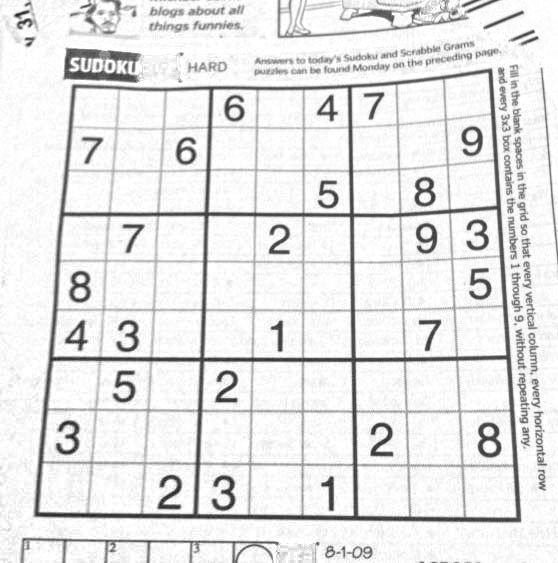
#> input picture images/DLMIA.png, 558 x 563 px
$ python cross.py
#> lines starting #> are read from the running program, lines starting #| are printed output that depends on the picture; after the words box and inside, x2 and y2 are one past the last pixel; in counts of white or black regions, pixels touching at a corner belong together
import cv2
import numpy as np

img = cv2.imread('images/DLMIA.png')
#> img is the input picture: shape (563, 558, 3); min 27, max 255, mean 229.5
img = cv2.GaussianBlur(img,(5,5),0)
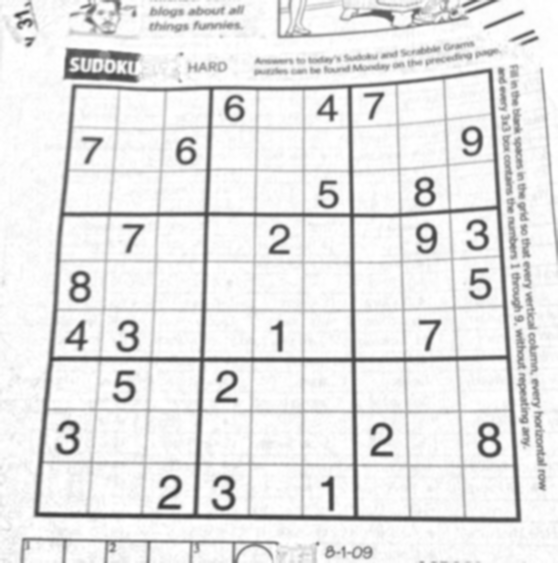
#> img: shape (563, 558, 3); min 53, max 255, mean 229.5
gray = cv2.cvtColor(img,cv2.COLOR_BGR2GRAY)
mask = np.zeros((gray.shape),np.uint8)
kernel1 = cv2.getStructuringElement(cv2.MORPH_ELLIPSE,(11,11))

close = cv2.morphologyEx(gray,cv2.MORPH_CLOSE,kernel1)
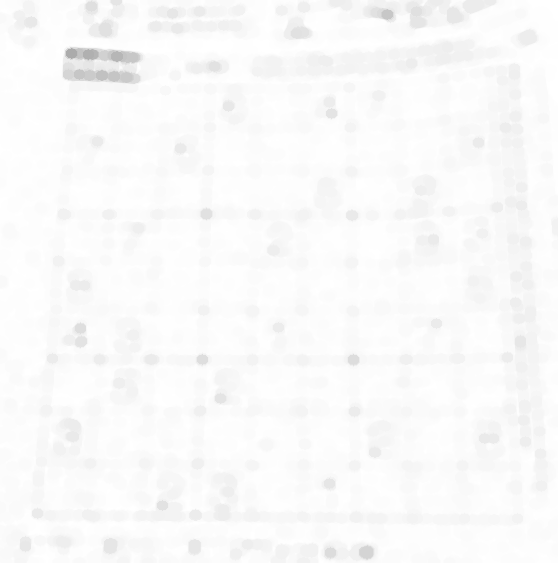
#> close: shape (563, 558); min 171, max 255, mean 249.8
div = np.float32(gray)/(close)
res = np.uint8(cv2.normalize(div,div,0,255,cv2.NORM_MINMAX))
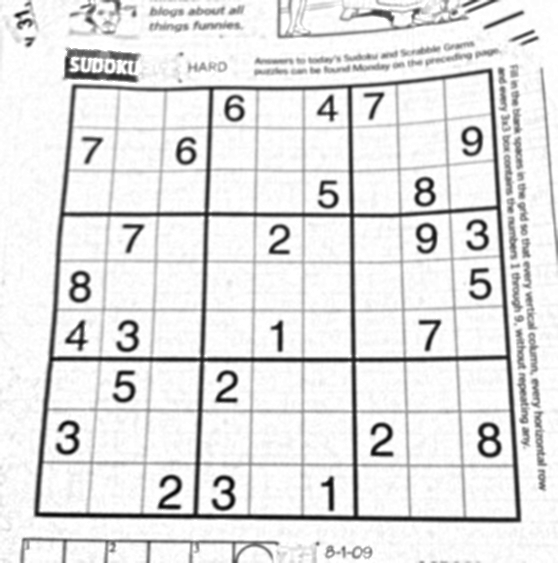
#> res: shape (563, 558); min 0, max 255, mean 227.2
res2 = cv2.cvtColor(res,cv2.COLOR_GRAY2BGR)


#### part 2
thresh = cv2.adaptiveThreshold(res,255,0,1,19,2)
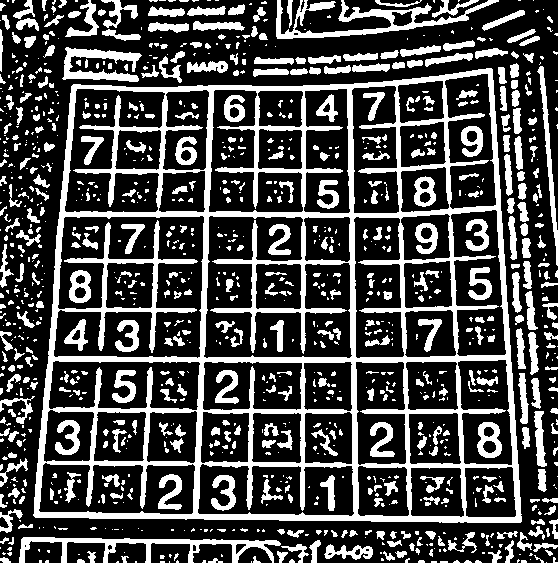
#> thresh: shape (563, 558); 29.1% white; 1095 white regions (643 under 20 px)
contour,hier = cv2.findContours(thresh,cv2.RETR_TREE,cv2.CHAIN_APPROX_SIMPLE)
#> contour = 1164 contours, 793 with area under 20; largest, box (x1, y1, x2, y2) and area: (33, 68, 522, 523) 198693, (53, 215, 205, 359) 16175, (203, 215, 353, 359) 14356, (64, 88, 166, 213) 8290, (197, 463, 355, 517) 7154

max_area = 0
best_cnt = None
for cnt in contour:
    area = cv2.contourArea(cnt)
    if area > 1000:
        if area > max_area:
            max_area = area
            best_cnt = cnt
#> this loop made 1164 passes
#> (area, max_area) on passes 76, 427: (1766, 1766), (198693, 198693)
#> area on passes 24, 26, 42, 43, 44, 45: 21, 32, 41, 34.5, 53.5, 46
#> after the loop, best_cnt = contour of 228 points, box (x1, y1, x2, y2) (33, 68, 522, 523), area 198693; max_area = 198693

cv2.drawContours(mask,[best_cnt],0,255,-1)
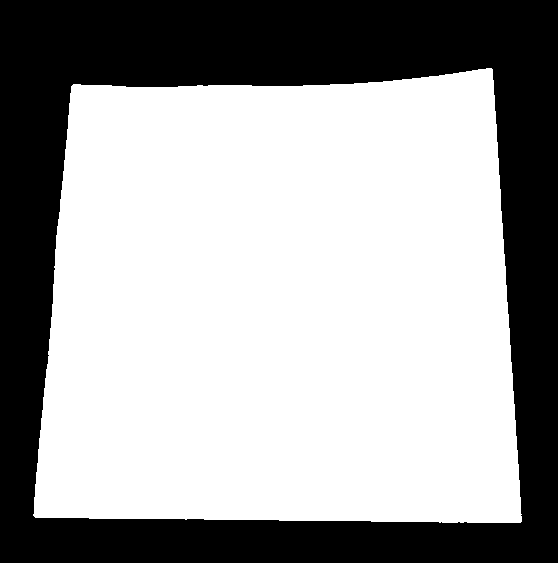
#> mask: shape (563, 558); 63.5% white; 1 black region, box (x1, y1, x2, y2) and area: (0, 0, 558, 563) 114565
cv2.drawContours(mask,[best_cnt],0,0,2)
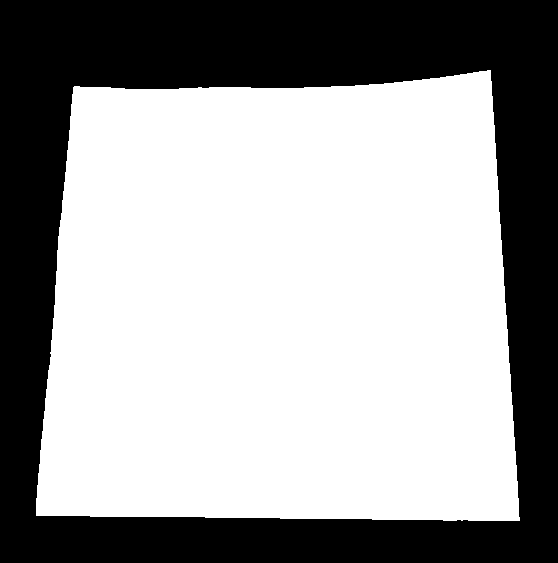
#> mask: shape (563, 558); 62.4% white; 1 black region, box (x1, y1, x2, y2) and area: (0, 0, 558, 563) 118254

res = cv2.bitwise_and(res,mask)
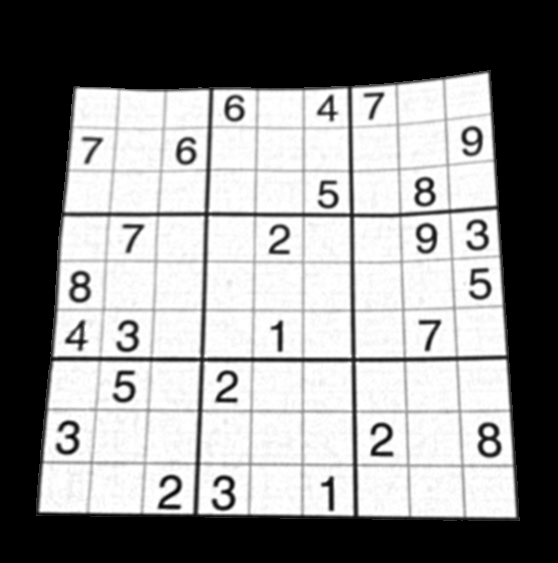
#> res: shape (563, 558); min 0, max 255, mean 139.9


### part 3
